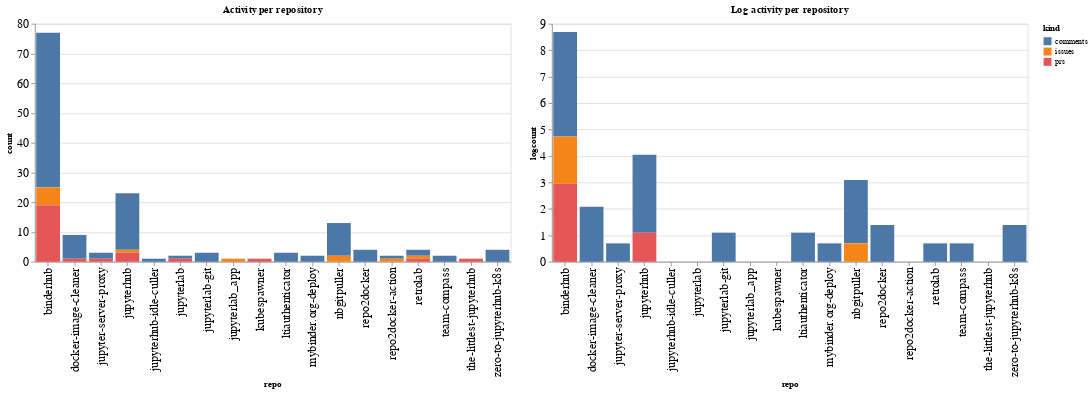

This figure's notebook cell:
### Code cell
ch1 = alt.Chart(repo_summaries, width=600, title="Activity per repository").mark_bar().encode(
    x='repo',
    y='count',
    color='kind',
    tooltip="kind"
)

ch2 = alt.Chart(repo_summaries, width=600, title="Log activity per repository").mark_bar().encode(
    x='repo',
    y='logcount',
    color='kind',
    tooltip="kind"
)

ch1 | ch2

### Figure 1 — Vega-Lite specification as saved in the notebook (floating-point values rounded to 4 significant figures)
{"config": {"axisLeft": {"labelFontSize": 15}, "axisBottom": {"labelFontSize": 15}}, "hconcat": [{"mark": "bar", "encoding": {"color": {"type": "nominal", "field": "kind"}, "tooltip": {"type": "nominal", "field": "kind"}, "x": {"type": "nominal", "field": "repo"}, "y": {"type": "quantitative", "field": "count"}}, "title": "Activity per repository", "width": 600}, {"mark": "bar", "encoding": {"color": {"type": "nominal", "field": "kind"}, "tooltip": {"type": "nominal", "field": "kind"}, "x": {"type": "nominal", "field": "repo"}, "y": {"type": "quantitative", "field": "logcount"}}, "title": "Log activity per repository", "width": 600}], "data": {"name": "data-ee7ffe34514cd6e7535f223fce1cdd8a"}, "$schema": "https://vega.github.io/schema/vega-lite/v4.8.1.json", "datasets": {"data-ee7ffe34514cd6e7535f223fce1cdd8a": [{"repo": "binderhub", "kind": "comments", "count": 52, "logcount": 3.951}, {"repo": "binderhub", "kind": "issues", "count": 6, "logcount": 1.792}, {"repo": "binderhub", "kind": "prs", "count": 19, "logcount": 2.944}, {"repo": "docker-image-cleaner", "kind": "comments", "count": 8, "logcount": 2.079}, {"repo": "docker-image-cleaner", "kind": "prs", "count": 1, "logcount": 0.0}, {"repo": "jupyter-server-proxy", "kind": "comments", "count": 2, "logcount": 0.6931}, {"repo": "jupyter-server-proxy", "kind": "prs", "count": 1, "logcount": 0.0}, {"repo": "jupyterhub", "kind": "comments", "count": 19, "logcount": 2.944}, {"repo": "jupyterhub", "kind": "issues", "count": 1, "logcount": 0.0}, {"repo": "jupyterhub", "kind": "prs", "count": 3, "logcount": 1.099}, {"repo": "jupyterhub-idle-culler", "kind": "comments", "count": 1, "logcount": 0.0}, {"repo": "jupyterlab", "kind": "comments", "count": 1, "logcount": 0.0}, {"repo": "jupyterlab", "kind": "prs", "count": 1, "logcount": 0.0}, {"repo": "jupyterlab-git", "kind": "comments", "count": 3, "logcount": 1.099}, {"repo": "jupyterlab_app", "kind": "issues", "count": 1, "logcount": 0.0}, {"repo": "kubespawner", "kind": "prs", "count": 1, "logcount": 0.0}, {"repo": "ltiauthenticator", "kind": "comments", "count": 3, "logcount": 1.099}, {"repo": "mybinder.org-deploy", "kind": "comments", "count": 2, "logcount": 0.6931}, {"repo": "nbgitpuller", "kind": "comments", "count": 11, "logcount": 2.398}, {"repo": "nbgitpuller", "kind": "issues", "count": 2, "logcount": 0.6931}, {"repo": "repo2docker", "kind": "comments", "count": 4, "logcount": 1.386}, {"repo": "repo2docker-action", "kind": "comments", "count": 1, "logcount": 0.0}, {"repo": "repo2docker-action", "kind": "issues", "count": 1, "logcount": 0.0}, {"repo": "retrolab", "kind": "comments", "count": 2, "logcount": 0.6931}, {"repo": "retrolab", "kind": "issues", "count": 1, "logcount": 0.0}, {"repo": "retrolab", "kind": "prs", "count": 1, "logcount": 0.0}, {"repo": "team-compass", "kind": "comments", "count": 2, "logcount": 0.6931}, {"repo": "the-littlest-jupyterhub", "kind": "prs", "count": 1, "logcount": 0.0}, {"repo": "zero-to-jupyterhub-k8s", "kind": "comments", "count": 4, "logcount": 1.386}]}}
